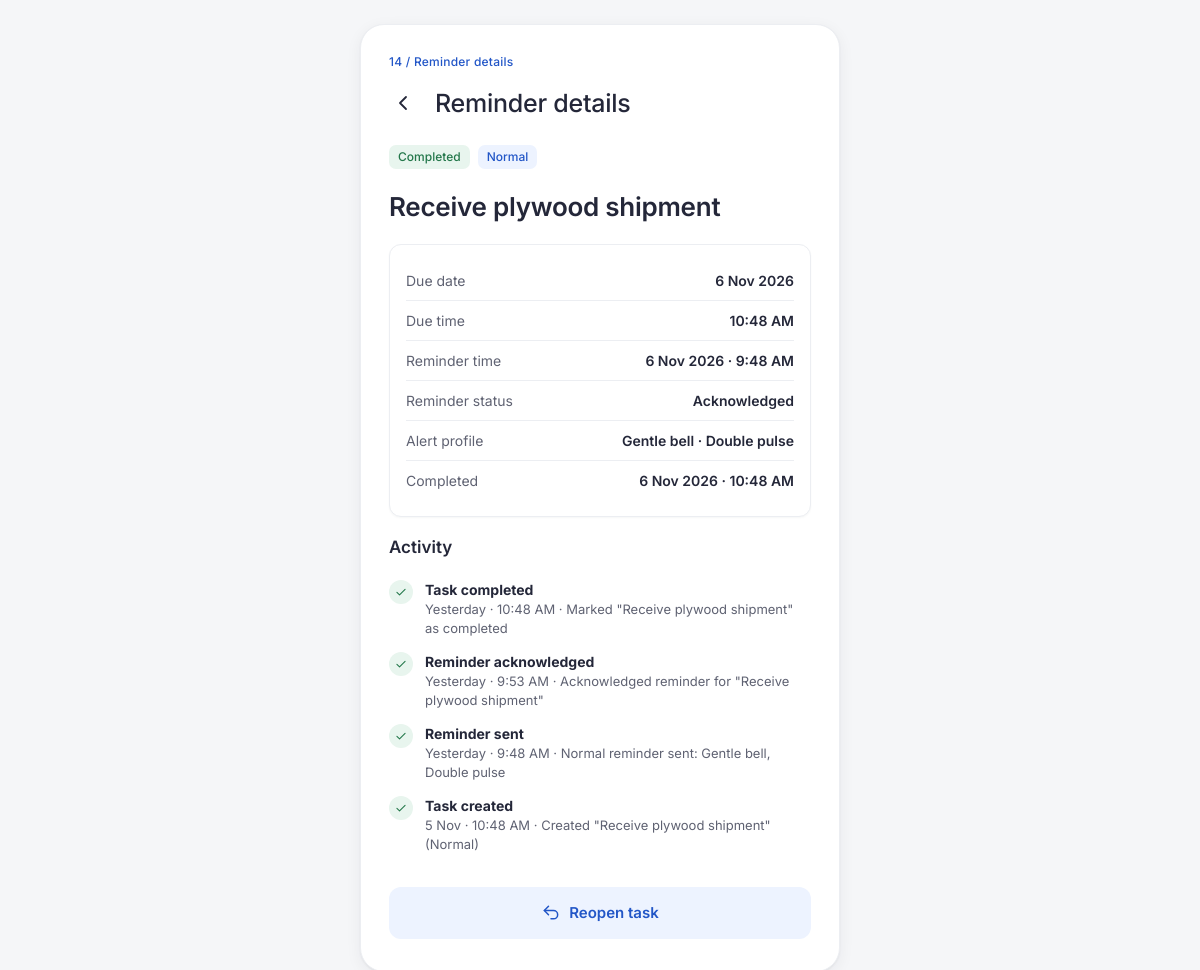
Screenshot of /task_view.php?id=5 (signed in) with the database file from the repository.
### tables this page shows
CREATE TABLE reminder (
  reminder_id      INT        NOT NULL AUTO_INCREMENT,
  task_id          INT        NOT NULL,
  profile_id       INT        NOT NULL,
  scheduled_time   DATETIME   NOT NULL,
  is_sent          TINYINT(1) NOT NULL DEFAULT 0,
  sent_at          DATETIME   NULL,
  is_acknowledged  TINYINT(1) NOT NULL DEFAULT 0,
  acknowledged_at  DATETIME   NULL,
  is_dismissed     TINYINT(1) NOT NULL DEFAULT 0,
  dismissed_at     DATETIME   NULL,
   
  closed_by_completion TINYINT(1) NOT NULL DEFAULT 0,
  PRIMARY KEY (reminder_id),
  KEY idx_reminder_due (is_sent, scheduled_time),
  CONSTRAINT fk_reminder_task FOREIGN KEY (task_id)
    REFERENCES task (task_id) ON DELETE CASCADE,
  CONSTRAINT fk_reminder_profile FOREIGN KEY (profile_id)
    REFERENCES notification_profile (profile_id)
);

CREATE TABLE task (
  task_id        INT          NOT NULL AUTO_INCREMENT,
  user_id        INT          NOT NULL,
  title          VARCHAR(100) NOT NULL,
  due_date       DATETIME     NOT NULL,
  priority_level ENUM('Low','Normal','High','Critical') NOT NULL,
  status         ENUM('Pending','Completed') NOT NULL DEFAULT 'Pending',
  completed_at   DATETIME     NULL,
  created_at     DATETIME     NOT NULL DEFAULT CURRENT_TIMESTAMP,
  updated_at     DATETIME     NOT NULL DEFAULT CURRENT_TIMESTAMP,
  PRIMARY KEY (task_id),
  KEY idx_task_user (user_id),
  CONSTRAINT fk_task_user FOREIGN KEY (user_id)
    REFERENCES standard_user (user_id) ON DELETE CASCADE
);

CREATE TABLE notification_profile (
  profile_id          INT          NOT NULL AUTO_INCREMENT,
  admin_id            INT          NOT NULL,
  priority_tier       ENUM('Low','Normal','High','Critical') NOT NULL,
  audio_tone          VARCHAR(50)  NOT NULL,
  decibel_limit       INT          NOT NULL,
  vibration_pattern   VARCHAR(50)  NOT NULL,
  acknowledgment_mode ENUM('NOT_REQUESTED','OPTIONAL','REQUIRED') NOT NULL,
  updated_at          DATETIME     NOT NULL DEFAULT CURRENT_TIMESTAMP,
  PRIMARY KEY (profile_id),
  UNIQUE KEY uq_profile_tier (priority_tier),
  CONSTRAINT fk_profile_admin FOREIGN KEY (admin_id)
    REFERENCES system_administrator (admin_id),
  CONSTRAINT chk_decibel CHECK (decibel_limit BETWEEN 30 AND 110)
);

CREATE TABLE activity_log (
  log_id      INT          NOT NULL AUTO_INCREMENT,
  actor_role  ENUM('User','Admin','System') NOT NULL,
  actor_id    INT          NULL,
  task_id     INT          NULL,
  action      VARCHAR(40)  NOT NULL,
  details     VARCHAR(255) NOT NULL,
  created_at  DATETIME     NOT NULL DEFAULT CURRENT_TIMESTAMP,
  PRIMARY KEY (log_id),
  KEY idx_log_task (task_id),
  KEY idx_log_time (created_at)
);

### includes/db.php (called while the page is built, shortened)
<?php
function db(): PDO
{
    static $pdo = null;
    if ($pdo !== null) {
        return $pdo;
    }
    $options = [
        PDO::ATTR_ERRMODE            => PDO::ERRMODE_EXCEPTION,
        PDO::ATTR_DEFAULT_FETCH_MODE => PDO::FETCH_ASSOC,
        PDO::ATTR_EMULATE_PREPARES   => false,
    ];
    try {
        $dsn = 'mysql:host=' . DB_HOST . ';port=' . DB_PORT . ';dbname=' . DB_NAME . ';charset=utf8mb4';
        $pdo = new PDO($dsn, DB_USER, DB_PASS, $options);
        $pdo->exec("SET time_zone = '+08:00'");
    } catch (PDOException $e) {
        db_unavailable($e->getMessage());
    }
    return $pdo;
}

### task_view.php (the view, shortened to what this page needs)
<?php
require_once __DIR__ . '/includes/layout.php';
$acc  = require_role('User');
$id   = (int) ($_GET['id'] ?? 0);
$task = find_user_task($id, (int) $acc['id']);
$done = $task['status'] === 'Completed';
$st = db()->prepare('SELECT * FROM activity_log WHERE task_id = ? ORDER BY created_at DESC, log_id DESC LIMIT 12');
$st->execute([$id]);
$activity = $st->fetchAll();
$rs = reminder_status($task);
page_start('Reminder details', ['back' => url('dashboard.php'), 'poll' => true, 'screen' => '14 / Reminder details']);
?>
<div class="chip-row">
  <span class="chip <?= $done ? 'chip-done' : 'chip-pending' ?>"><?= $done ? 'Completed' : 'Pending' ?></span>
  <?= priority_chip($task['priority_level']) ?>
</div>
<h2 class="h-title-lg"><?= h($task['title']) ?></h2>
<dl class="card kv-list">
  <div><dt>Due date</dt><dd><?= h(date('j M Y', strtotime($task['due_date']))) ?></dd></div>
  <div><dt>Due time</dt><dd><?= h(fmt_time($task['due_date'])) ?></dd></div>
  <div><dt>Reminder time</dt><dd><?= h(fmt_dt($task['scheduled_time'])) ?></dd></div>
  <div><dt>Reminder status</dt><dd><?= h($rs) ?></dd></div>
  <div><dt>Alert profile</dt><dd><?= h($task['audio_tone']) ?> · <?= h($task['vibration_pattern']) ?></dd></div>
  <?php if ($done): ?><div><dt>Completed</dt><dd><?= h(fmt_dt($task['completed_at'])) ?></dd></div><?php endif; ?>
</dl>
<h3 class="h-section">Activity</h3>
<ol class="timeline">
  <?php foreach ($activity as $a): ?>
    <li class="done"><span class="tl-dot"><?= icon('check', 14) ?></span>
      <div><b><?= h(ucfirst(strtolower(str_replace('_', ' ', $a['action'])))) ?></b>
      <span class="muted small"><?= h(fmt_relative_day($a['created_at'])) ?> · <?= h($a['details']) ?></span></div></li>
  <?php endforeach; ?>
</ol>
<div class="sticky-cta">
  <?php if ($done): ?>
    <form method="post" action="<?= h(url('task_action.php')) ?>">
      <button class="btn btn-soft btn-block" type="submit"><?= icon('undo') ?> Reopen task</button>
    </form>
  <?php endif; ?>
</div>

### includes/functions.php (shortened to what this page needs)
<?php
require_once __DIR__ . '/db.php';
function h($v): string
{
    return htmlspecialchars((string) $v, ENT_QUOTES, 'UTF-8');
}
function url(string $path = ''): string
{
    return BASE_URL . '/' . ltrim($path, '/');
}
function current_account(): ?array
{
    return $_SESSION['account'] ?? null;
}
function require_role(string $role): array
{
    $acc = current_account();
    return $acc;
}
function priority_class(string $p): string
{
    return 'p-' . strtolower($p);
}
function priority_chip(string $p): string
{
    return '<span class="chip ' . priority_class($p) . '">' . h($p) . '</span>';
}
function find_user_task(int $taskId, int $userId): ?array
{
    $st = db()->prepare(
        'SELECT t.*, r.reminder_id, r.scheduled_time, r.is_sent, r.sent_at, r.is_acknowledged,
                r.acknowledged_at, r.is_dismissed, r.dismissed_at,
                p.audio_tone, p.vibration_pattern, p.acknowledgment_mode, p.decibel_limit
           FROM task t
           LEFT JOIN reminder r ON r.task_id = t.task_id
           LEFT JOIN notification_profile p ON p.profile_id = r.profile_id
          WHERE t.task_id = ? AND t.user_id = ?
          ORDER BY r.reminder_id DESC LIMIT 1'
    );
    $st->execute([$taskId, $userId]);
    $row = $st->fetch();
    return $row ?: null;
}
function reminder_status(array $t): string
{
    if ($t['is_acknowledged']) {
        return 'Acknowledged';
    }
    return 'Scheduled';
}
function fmt_dt(?string $dt): string
{
    return date('j M Y · g:i A', strtotime($dt));
}
function fmt_time(?string $dt): string
{
    return $dt ? date('g:i A', strtotime($dt)) : '—';
}
function fmt_relative_day(?string $dt): string
{
    $d = date('Y-m-d', strtotime($dt));
    if ($d === date('Y-m-d', strtotime('-1 day'))) {
        return 'Yesterday · ' . fmt_time($dt);
    }
    return date('j M · g:i A', strtotime($dt));
}
function icon(string $name, int $size = 20): string
{
    $p = [
        'back'     => '<path d="M15 18l-6-6 6-6"/>',
        'chev'     => '<path d="M9 6l6 6-6 6"/>',
        'plus'     => '<path d="M12 5v14M5 12h14"/>',
        'arrow'    => '<path d="M5 12h14M13 6l6 6-6 6"/>',
        'check'    => '<path d="M5 12.5l4.5 4.5L19 7.5"/>',
        'bell'     => '<path d="M6 16V11a6 6 0 1112 0v5l1.5 2h-15L6 16z"/><path d="M10 20a2 2 0 004 0"/>',
        'cal'      => '<rect x="4" y="5" width="16" height="15" rx="2"/><path d="M4 10h16M9 3v4M15 3v4"/>',
        'audio'    => '<path d="M4 10v4h4l5 4V6L8 10H4z"/><path d="M16 9a4 4 0 010 6"/>',
        'vibrate'  => '<rect x="8" y="4" width="8" height="16" rx="2"/><path d="M4 9v6M20 9v6"/>',
        'shield'   => '<path d="M12 3l7 3v6c0 4.5-3 7.5-7 9-4-1.5-7-4.5-7-9V6l7-3z"/><path d="M9 12l2 2 4-4"/>',
        'info'     => '<circle cx="12" cy="12" r="9"/><path d="M12 11v5M12 8h.01"/>',
        'alert'    => '<circle cx="12" cy="12" r="9"/><path d="M12 7v6M12 16h.01"/>',
        'lock'     => '<rect x="5" y="11" width="14" height="9" rx="2"/><path d="M8 11V8a4 4 0 118 0v3"/>',
        'mail'     => '<rect x="3" y="5" width="18" height="14" rx="2"/><path d="M3 7l9 6 9-6"/>',
        'eye'      => '<path d="M2 12s3.5-7 10-7 10 7 10 7-3.5 7-10 7S2 12 2 12z"/><circle cx="12" cy="12" r="3"/>',
        'edit'     => '<path d="M4 20h4L19 9l-4-4L4 16v4z"/>',
        'trash'    => '<path d="M4 7h16M9 7V4h6v3M6 7l1 13h10l1-13"/>',
        'logout'   => '<path d="M15 4h4v16h-4M10 8l-4 4 4 4M6 12h10"/>',
        'user'     => '<circle cx="12" cy="8" r="4"/><path d="M4 20c1.5-4 5-5 8-5s6.5 1 8 5"/>',
        'sliders'  => '<path d="M4 6h10M18 6h2M4 12h4M12 12h8M4 18h12M20 18h0"/><circle cx="16" cy="6" r="2"/><circle cx="10" cy="12" r="2"/><circle cx="18" cy="18" r="2"/>',
        'play'     => '<path d="M8 5l11 7-11 7V5z"/>',
        'undo'     => '<path d="M9 14L4 9l5-5"/><path d="M4 9h11a5 5 0 010 10h-3"/>',
        'clock'    => '<circle cx="12" cy="12" r="9"/><path d="M12 7v5l3 2"/>',
        'list'     => '<path d="M8 6h12M8 12h12M8 18h12M4 6h.01M4 12h.01M4 18h.01"/>',
        'users'    => '<circle cx="9" cy="8" r="3.5"/><path d="M2.5 20c1-3.5 4-4.5 6.5-4.5s5.5 1 6.5 4.5"/><path d="M16 4.5a3.5 3.5 0 010 7M18 15.5c2 .5 3 2 3.5 4.5"/>',
        'x'        => '<path d="M6 6l12 12M18 6L6 18"/>',
        'send'     => '<path d="M4 12l16-8-6 16-2-6-8-2z"/>',
    ][$name] ?? '';
    return '<svg class="ic" width="' . $size . '" height="' . $size . '" viewBox="0 0 24 24" fill="none" stroke="currentColor" stroke-width="1.8" stroke-linecap="round" stroke-linejoin="round" aria-hidden="true">' . $p . '</svg>';
}

### assets/css/app.css (style rules this page uses)
:root { --primary: #2256c7; --primary-press: #1a46a6; --primary-soft: #edf3ff; --ink: #242739; --muted: #5f6272; --line: #d9dce3; --line-soft: #eceef2; --bg: #f5f6f8; --surface: #ffffff; --crit: #b44348; --crit-bg: #fbecee; --high: #8f5a17; --high-bg: #fcf1dd; --norm: #2256c7; --norm-bg: #edf3ff; --low: #4f5d52; --low-bg: #eff2ee; --ok: #23774a; --ok-bg: #e8f5ee; --radius: 12px; --radius-lg: 18px; --tap: 48px; --action: 52px; --shadow: 0 1px 2px rgba(36, 39, 57, .06), 0 4px 16px rgba(36, 39, 57, .06); --font: "Inter", "Segoe UI", system-ui, -apple-system, Roboto, Arial, sans-serif; }
* { box-sizing: border-box; }
html { -webkit-text-size-adjust: 100%; }
body { margin: 0; background: var(--bg); color: var(--ink); font-family: var(--font); font-size: 16px; line-height: 1.5; -webkit-font-smoothing: antialiased; }
@media (min-width: 560px) { body { padding: 24px 0; } }
.h-title-lg { font-size: 26px; font-weight: 600; margin: 0; letter-spacing: -.01em; }
.h-section { font-size: 17px; font-weight: 600; margin: 0; display: flex; align-items: center; gap: 8px; }
.muted { color: var(--muted); margin: 0; }
.small { font-size: 13px; }
.ic { flex: none; vertical-align: middle; }
.btn { display: inline-flex; align-items: center; justify-content: center; gap: 8px; min-height: var(--action); padding: 0 20px; border-radius: var(--radius); font: 600 15px/1 var(--font); text-decoration: none; cursor: pointer; border: 1px solid transparent; transition: background .15s, transform .05s, box-shadow .15s; }
.btn-block { width: 100%; }
.btn-soft { background: var(--primary-soft); color: var(--primary); }
.chip { display: inline-flex; align-items: center; height: 24px; padding: 0 9px; border-radius: 7px; font-size: 12px; font-weight: 500; white-space: nowrap; }
.p-normal { background: var(--norm-bg); color: var(--norm); }
.chip-done { background: var(--ok-bg); color: var(--ok); }
.chip-row { display: flex; gap: 8px; flex-wrap: wrap; align-items: center; }
.card { background: #fff; border: 1px solid var(--line-soft); border-radius: var(--radius); padding: 16px; box-shadow: 0 1px 2px rgba(36,39,57,.04); }
.kv-list { margin: 0; display: flex; flex-direction: column; }
.kv-list > div { display: flex; justify-content: space-between; gap: 12px; padding: 9px 0; border-bottom: 1px solid var(--line-soft); font-size: 14px; }
.kv-list > div:last-child { border-bottom: 0; }
.kv-list dt { color: var(--muted); }
.kv-list dd { margin: 0; font-weight: 600; text-align: right; }
.sticky-cta { position: sticky; bottom: 0; margin-top: auto; padding: 14px 0 4px; background: linear-gradient(to bottom, rgba(255,255,255,0), #fff 18px); display: flex; flex-direction: column; gap: 10px; z-index: 5; }
.timeline { list-style: none; margin: 0; padding: 0; display: flex; flex-direction: column; gap: 12px; }
.timeline li { display: flex; gap: 12px; align-items: flex-start; }
.timeline li > div { display: flex; flex-direction: column; font-size: 14px; }
.tl-dot { flex: none; width: 24px; height: 24px; border-radius: 50%; background: var(--primary-soft); color: var(--primary); display: grid; place-items: center; margin-top: 1px; }
.timeline .done .tl-dot { background: var(--ok-bg); color: var(--ok); }

### rows the page displays
reminder: task.priority_level "Normal", task.title "Receive plywood shipment", task.due_date "6 Nov 2026", task.due_date "10:48 AM", scheduled_time "6 Nov 2026 · 9:48 AM", is_acknowledged "Acknowledged", profile.audio_tone "Gentle bell", profile.vibration_pattern "Double pulse", task.completed_at "6 Nov 2026 · 10:48 AM"
activity_log: action "Task completed", created_at "Yesterday · 10:48 AM", details "Marked \"Receive plywood shipment\" as completed"
activity_log: action "Reminder acknowledged", created_at "Yesterday · 9:53 AM", details "Acknowledged reminder for \"Receive plywood shipment\""
activity_log: action "Reminder sent", created_at "Yesterday · 9:48 AM", details "Normal reminder sent: Gentle bell, Double pulse"
activity_log: action "Task created", created_at "5 Nov · 10:48 AM", details "Created \"Receive plywood shipment\" (Normal)"

### other values shown
$o['screen'] "14 / Reminder details"
$title "Reminder details"
